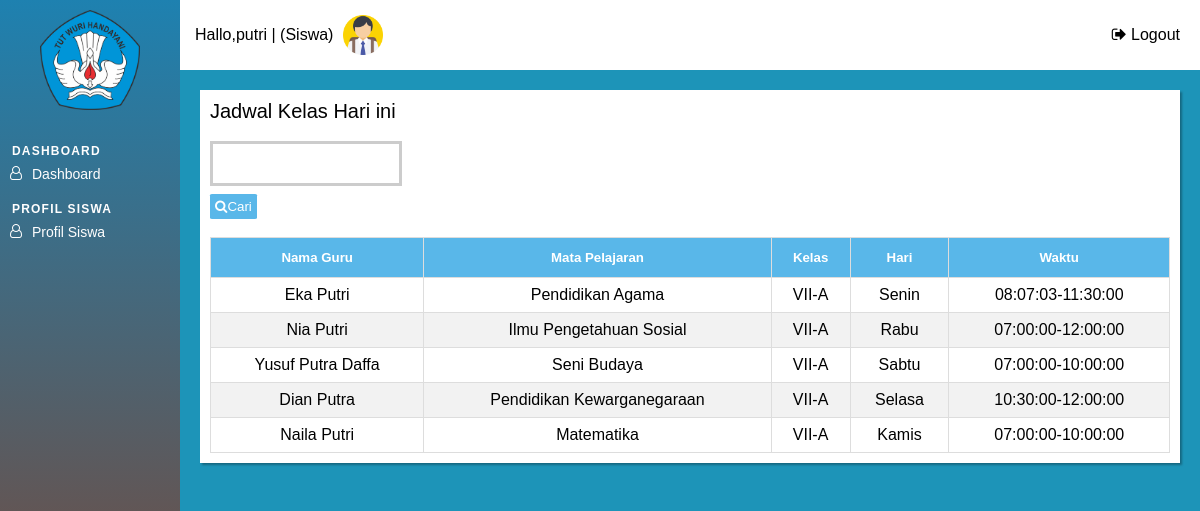
The page /siswa/halaman_siswa.php?page=dashboard (signed in) on the database its author committed.
### tables this page shows
CREATE TABLE `tbl_guru` (
  `id_guru` int(11) NOT NULL,
  `nip` char(18) NOT NULL,
  `nama_guru` varchar(50) NOT NULL,
  `alamat_guru` varchar(50) DEFAULT NULL,
  `jenis_kelamin` varchar(10) NOT NULL,
  `tempat_lahir` varchar(30) NOT NULL,
  `tanggal_lahir` date DEFAULT NULL,
  `no_telp` varchar(20) NOT NULL,
  `foto_guru` varchar(50) DEFAULT NULL
);

CREATE TABLE `tbl_mapel` (
  `id_mapel` int(11) NOT NULL,
  `kode_mapel` char(10) NOT NULL,
  `nama_mapel` varchar(50) NOT NULL,
  `semester` int(11) DEFAULT NULL
);

CREATE TABLE `tbl_kelas` (
  `id_kelas` int(11) NOT NULL,
  `kode_kelas` char(10) NOT NULL,
  `nama_kelas` varchar(30) NOT NULL
);

CREATE TABLE `tbl_jadwal` (
  `id_jadwal` int(11) NOT NULL,
  `id_guru` int(11) NOT NULL,
  `id_mapel` int(11) NOT NULL,
  `id_kelas` int(11) NOT NULL,
  `hari` varchar(10) DEFAULT NULL,
  `jam_masuk` time DEFAULT NULL,
  `jam_keluar` time DEFAULT NULL
);

### siswa/dashboard.php (the view, shortened to what this page needs)
<?php
include "../config/koneksi.php";
?>
<div class="tabel-page">
	<div class="tabel-heading">
		Jadwal Kelas Hari ini
	</div>
	<div class="search-box">
		<form method="GET" action="" autocomplete="off">
			<input type="text" name="keyword">
			<button class="button-input" id="myBtn" type="submit" name="cari">
			<i class="fa fa-search" aria-hidden="true"></i>Cari
			</button>
			<br><br>
		</form>
	</div>
	<table id="list-data" class="display">
		<thead>
			<tr>
				<th><h5>Nama Guru</h5></th>
				<th><h5>Mata Pelajaran</h5></th>
				<th><h5>Kelas</h5></th>
				<th><h5>Hari</h5></th>
				<th><h5>Waktu</h5></th>
			</tr>
		</thead>
		<?php
		if(isset($_GET['cari'])) {
			$keyword = $_GET['keyword'];
			$sql ="SELECT * from tbl_guru as g
					INNER JOIN tbl_mengajar as me ON  g.id_guru = me.id_guru
					INNER JOIN tbl_mapel as m ON m.id_mapel = me.id_mapel
					INNER JOIN tbl_jadwal as j ON j.id_mapel = me.id_mapel AND j.id_guru = g.id_guru
					INNER JOIN tbl_kelas as k ON k.id_kelas = j.id_kelas
					WHERE
					nama_guru LIKE '%$keyword%' OR
					nama_mapel LIKE '%$keyword%' OR
					nama_kelas LIKE '%$keyword%' OR
					hari LIKE '%$keyword%'";
 			} else {
			$sql ="SELECT * from tbl_guru as g
			INNER JOIN tbl_mengajar as me ON  g.id_guru = me.id_guru
			INNER JOIN tbl_mapel as m ON m.id_mapel = me.id_mapel
			INNER JOIN tbl_jadwal as j ON j.id_mapel = me.id_mapel AND j.id_guru = g.id_guru
			INNER JOIN tbl_kelas as k ON k.id_kelas = j.id_kelas
			ORDER BY k.nama_kelas";
			 }
			 $result = mysqli_query($conn, $sql) or die(mysqli_error($conn));
			if (mysqli_num_rows($result) > 0) {
		    	while($row = mysqli_fetch_assoc($result)) {
		?>
		        <tr>
		        	<td><?php echo $row["nama_guru"];?></td>
		        	<td><?php echo $row["nama_mapel"];?></td>
		        	<td><?php echo $row["nama_kelas"];?></td>
					<td><?php echo $row["hari"];?></td>
		        	<td><?php echo $row["jam_masuk"]."-".$row["jam_keluar"];?></td>
		        </tr>
		<?php
		    	}
			}
		?>
	</table>
</div>

### assets/css/halaman_admin.css (style rules this page uses)
* { padding: 0; margin: 0; box-sizing: border-box; }
body { font: 16px sans-serif; }

### assets/css/tabel.css (style rules this page uses)
.tabel-page { background-color: #FFFF; box-shadow: 2px 2px 2px rgba(0, 0, 0,0.3); padding: 10px; width: 100%; height: auto; }
#list-data { font: 16px sans-serif; border-collapse: collapse; width: 100%; }
#list-data td, #list-data th { border: 1px solid #ddd; padding: 8px; text-align: center; }
#list-data tr:nth-child(even) { background-color: #f2f2f2; }
#list-data th { padding-top: 12px; padding-bottom: 12px; text-align: center; background-color: #59b7e9; color: white; }
.tabel-heading { font-size: 20px; margin-bottom: 10px; }
.button-input { background-color: #59b7e9; border-radius: 5%; padding : 5px; border: none; color: #FFFFFF; }
.search-box { width: 20%; float: left; margin-right: 10%; }

### assets/css/modal.css (style rules this page uses)
input[type=text], input[type=password], input[type=number] { width: 100%; padding: 12px 10px; margin: 8px 0; box-sizing: border-box; border: 3px solid #ccc; outline: none; }

### rows shown on the page
tbl_guru: nama_guru "Eka Putri", tbl_mapel.nama_mapel "Pendidikan Agama", tbl_kelas.nama_kelas "VII-A", tbl_jadwal.hari "Senin", tbl_jadwal.jam_masuk "08:07:03", tbl_jadwal.jam_keluar "11:30:00"
tbl_guru: nama_guru "Nia Putri", tbl_mapel.nama_mapel "Ilmu Pengetahuan Sosial", tbl_kelas.nama_kelas "VII-A", tbl_jadwal.hari "Rabu", tbl_jadwal.jam_masuk "07:00:00", tbl_jadwal.jam_keluar "12:00:00"
tbl_guru: nama_guru "Yusuf Putra Daffa", tbl_mapel.nama_mapel "Seni Budaya", tbl_kelas.nama_kelas "VII-A", tbl_jadwal.hari "Sabtu", tbl_jadwal.jam_masuk "07:00:00", tbl_jadwal.jam_keluar "10:00:00"
tbl_guru: nama_guru "Dian Putra", tbl_mapel.nama_mapel "Pendidikan Kewarganegaraan", tbl_kelas.nama_kelas "VII-A", tbl_jadwal.hari "Selasa", tbl_jadwal.jam_masuk "10:30:00", tbl_jadwal.jam_keluar "12:00:00"
tbl_guru: nama_guru "Naila Putri", tbl_mapel.nama_mapel "Matematika", tbl_kelas.nama_kelas "VII-A", tbl_jadwal.hari "Kamis", tbl_jadwal.jam_masuk "07:00:00", tbl_jadwal.jam_keluar "10:00:00"

### other values the page prints
$_SESSION['username'] "putri"
